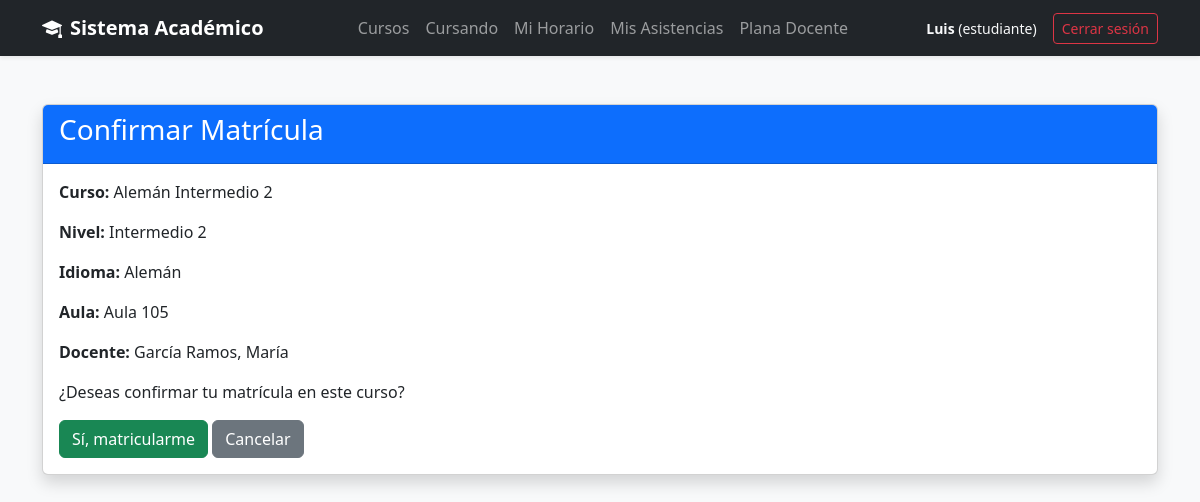
Page /views/curso/matricula.php?id=5 (signed in) on the committed database.
### tables this page shows
CREATE TABLE Curso (
    idCurso INT AUTO_INCREMENT PRIMARY KEY,
    nombre VARCHAR(120) NOT NULL,
    cupoMaximo INT NOT NULL,
    fechaInicio DATE NOT NULL,
    fechaFin DATE NOT NULL,
    idNivel INT NOT NULL,
    idIdioma INT NOT NULL,
    idAula INT NOT NULL,
    codigoDocente INT NOT NULL,
    FOREIGN KEY (idNivel) REFERENCES Nivel(idNivel) ON DELETE CASCADE,
    FOREIGN KEY (idIdioma) REFERENCES Idioma(idIdioma) ON DELETE CASCADE,
    FOREIGN KEY (idAula) REFERENCES Aula(idAula) ON DELETE CASCADE,
    FOREIGN KEY (codigoDocente) REFERENCES Docente(codigoDocente) ON DELETE CASCADE
);

CREATE TABLE Nivel (
    idNivel INT AUTO_INCREMENT PRIMARY KEY,
    nombre VARCHAR(100) NOT NULL
);

CREATE TABLE Idioma (
    idIdioma INT AUTO_INCREMENT PRIMARY KEY,
    nombre VARCHAR(100) NOT NULL
);

CREATE TABLE Aula (
    idAula INT AUTO_INCREMENT PRIMARY KEY,
    nombre VARCHAR(100) NOT NULL,
    capacidad INT NOT NULL
);

CREATE TABLE Usuario (
    idUsuario INT AUTO_INCREMENT PRIMARY KEY,
    nombres VARCHAR(100) NOT NULL,
    apellidos VARCHAR(100) NOT NULL,
    email VARCHAR(120) UNIQUE NOT NULL,
    contraseña VARCHAR(255) NOT NULL,
    perfil VARCHAR(50) NOT NULL
);

### models/Curso.php (called while the page is built, shortened)
<?php
require_once __DIR__ . '/../config/conexion.php';
class Curso {
    private $conn;
    public function __construct() {
        $conexion = new Conexion();
        $this->conn = $conexion->iniciar();
    }
public function obtenerPorId($idCurso) {
    try {
        $sql = "SELECT
                    c.*,
                    n.nombre AS nivel,
                    i.nombre AS idioma,
                    a.nombre AS aula,
                    d.codigoDocente,
                    u.nombres AS nombreDocente,
                    u.apellidos AS apellidoDocente,
                    GROUP_CONCAT(
                        CONCAT(
                            h.diaSemana, ' ',
                            DATE_FORMAT(h.horaInicio, '%H:%i'),
                            ' - ',
                            DATE_FORMAT(h.horaFin, '%H:%i')
                        ) SEPARATOR ' / '
                    ) AS horario
                FROM Curso c
                INNER JOIN Nivel n ON c.idNivel = n.idNivel
                INNER JOIN Idioma i ON c.idIdioma = i.idIdioma
                INNER JOIN Aula a ON c.idAula = a.idAula
                INNER JOIN Docente d ON c.codigoDocente = d.codigoDocente
                INNER JOIN Usuario u ON d.idUsuario = u.idUsuario
                LEFT JOIN CursoHorario ch ON ch.idCurso = c.idCurso
                LEFT JOIN Horario h ON h.idHorario = ch.idHorario
                WHERE c.idCurso = :idCurso
                GROUP BY
                    c.idCurso,
                    c.nombre,
                    c.cupoMaximo,
                    c.fechaInicio,
                    c.fechaFin,
                    c.idNivel,
                    c.idIdioma,
                    c.idAula,
                    c.codigoDocente,
                    n.nombre,
                    i.nombre,
                    a.nombre,
                    d.codigoDocente,
                    u.nombres,
                    u.apellidos";
        $stmt = $this->conn->prepare($sql);
        $stmt->bindParam(':idCurso', $idCurso);
        $stmt->execute();
        $curso = $stmt->fetch(PDO::FETCH_OBJ);
        return $curso;
    } catch (Exception $e) {
        echo "Error al obtener curso: " . $e->getMessage();
        return null;
    }
}
}

### config/conexion.php (called while the page is built)
<?php
class Conexion {
    private $dsn;
    private $username;
    private $password;
    private $options;
    private $conexion;
    public function __construct(
        string $host = "localhost",
        string $dbname = "InstitutoIdiomas",
        string $username = "root",
        string $password = ""
    ) {
        $this->dsn = "mysql:host={$host};dbname={$dbname};charset=utf8mb4";
        $this->username = $username;
        $this->password = $password;
        $this->options = [PDO::ATTR_ERRMODE => PDO::ERRMODE_EXCEPTION];
    }
    public function iniciar(): ?PDO {
        try {
            if ($this->conexion === null) {
                $this->conexion = new PDO(
                    $this->dsn,
                    $this->username,
                    $this->password,
                    $this->options
                );
            }
            return $this->conexion;
        } catch (PDOException $e) {
            throw new Exception("Error en la conexión a la base de datos: " . $e->getMessage());
        }
    }
}

### views/curso/matricula.php (the view, shortened to what this page needs)
<?php
require_once '../../models/Curso.php';
$cursoModel = new Curso();
$curso = $cursoModel->obtenerPorId($_GET['id']);
?>
<!DOCTYPE html>
<html lang="es">
<head>
    <link href="https://cdn.jsdelivr.net/npm/bootstrap@5.3.3/dist/css/bootstrap.min.css" rel="stylesheet">
</head>
<body>
<?php require_once("../layout/header.php"); ?>
<div class="container mt-5">
    <div class="card shadow">
        <div class="card-header bg-primary text-white">
            <h3>Confirmar Matrícula</h3>
        </div>
        <div class="card-body">
            <p><strong>Curso:</strong> <?= $curso->nombre ?></p>
            <p><strong>Nivel:</strong> <?= $curso->nivel ?></p>
            <p><strong>Idioma:</strong> <?= $curso->idioma ?></p>
            <p><strong>Aula:</strong> <?= $curso->aula ?></p>
            <p><strong>Docente:</strong> <?= $curso->apellidoDocente ?>, <?= $curso->nombreDocente ?></p>
            <p class="mt-3">¿Deseas confirmar tu matrícula en este curso?</p>
            <a href="../../controllers/CursoController.php?action=matricular&id=<?= $curso->idCurso ?>"
               class="btn btn-success">
                Sí, matricularme
            </a>
            <a href="listar.php" class="btn btn-secondary">
                Cancelar
            </a>
        </div>
    </div>
</div>
</body>
</html>

### views/layout/header.php (style rules this page uses)
body { background: #f8f9fa; }

### rows in the picture
curso: nombre "Alemán Intermedio 2", idNivel.nombre "Intermedio 2", idIdioma.nombre "Alemán", idAula.nombre "Aula 105", usuario.apellidos "García Ramos", usuario.nombres "María"

### other values in the picture
$_SESSION['nombres'] "Luis"
$_SESSION['perfil'] "estudiante"
